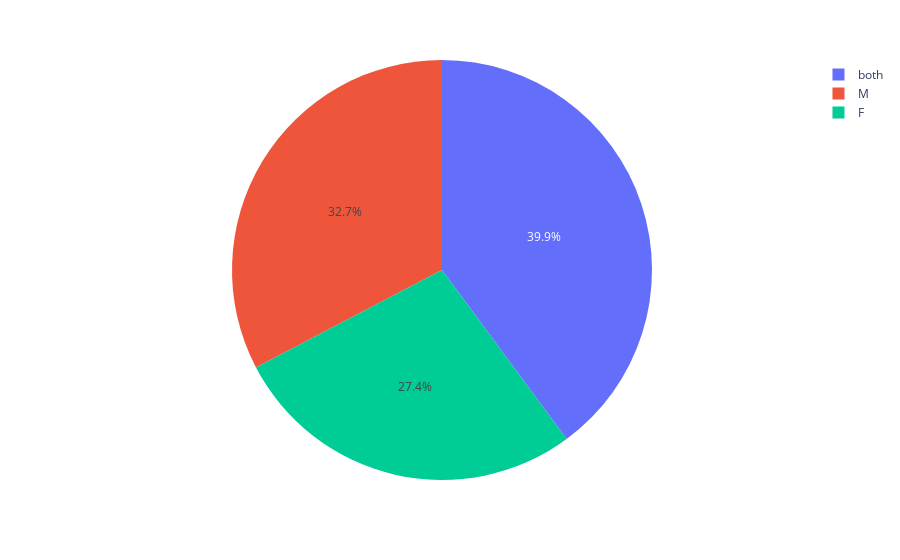

Notebook code cell kept with this figure:
### Code cell
#as we can see there is mostly no gender preference as most companies pref both
fig = px.pie(jobs_df,values=gender_count.values,names=gender_count.index)
fig.show()

### Figure 1 — Plotly figure (JSON) as saved in the notebook; plotly's stock layout.template omitted (floating-point values rounded to 4 significant figures)
{"data": [{"domain": {"x": [0, 1], "y": [0, 1]}, "hovertemplate": "label=%{label}<br>value=%{value}<extra></extra>", "labels": ["both", "M", "F"], "legendgroup": "", "name": "", "showlegend": true, "type": "pie", "values": [586, 480, 403]}], "layout": {"autosize": true, "legend": {"tracegroupgap": 0}, "margin": {"t": 60}}}
